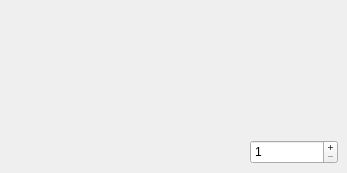
          <widget class="QWidget" name="tab_4">
           <attribute name="title">
            <string>Stonecutting</string>
           </attribute>
           <widget class="QPushButton" name="stoneCuttingInputButton">
            <property name="geometry">
             <rect>
              <x>140</x>
              <y>90</y>
              <width>50</width>
              <height>50</height>
             </rect>
            </property>
            <property name="text">
             <string/>
            </property>
            <property name="flat">
             <bool>true</bool>
            </property>
           </widget>
           <widget class="QLabel" name="stoneCuttingInput">
            <property name="geometry">
             <rect>
              <x>140</x>
              <y>90</y>
              <width>50</width>
              <height>50</height>
             </rect>
            </property>
            <property name="toolTip">
             <string>&lt;html&gt;&lt;head/&gt;&lt;body&gt;&lt;p&gt;Input for a stonecutting recipe.&lt;/p&gt;&lt;/body&gt;&lt;/html&gt;</string>
            </property>
            <property name="text">
             <string/>
            </property>
           </widget>
           <widget class="QPushButton" name="stoneCuttingOutputButton">
            <property name="geometry">
             <rect>
              <x>250</x>
              <y>90</y>
              <width>50</width>
              <height>50</height>
             </rect>
            </property>
            <property name="text">
             <string/>
            </property>
            <property name="flat">
             <bool>true</bool>
            </property>
           </widget>
           <widget class="QLabel" name="stoneCuttingOutput">
            <property name="geometry">
             <rect>
              <x>250</x>
              <y>90</y>
              <width>50</width>
              <height>50</height>
             </rect>
            </property>
            <property name="toolTip">
             <string>&lt;html&gt;&lt;head/&gt;&lt;body&gt;&lt;p&gt;Output for the stonecutting recipe.&lt;/p&gt;&lt;/body&gt;&lt;/html&gt;</string>
            </property>
            <property name="text">
             <string/>
            </property>
           </widget>
           <widget class="QSpinBox" name="stoneCuttingCount">
            <property name="geometry">
             <rect>
              <x>250</x>
              <y>140</y>
              <width>88</width>
              <height>24</height>
             </rect>
            </property>
            <property name="toolTip">
             <string>&lt;html&gt;&lt;head/&gt;&lt;body&gt;&lt;p&gt;The amount of your stonecutting output. If this is higher than the max stack size of your output item, your datapack will crash!&lt;/p&gt;&lt;/body&gt;&lt;/html&gt;</string>
            </property>
            <property name="buttonSymbols">
             <enum>QAbstractSpinBox::ButtonSymbols::PlusMinus</enum>
            </property>
            <property name="minimum">
             <number>1</number>
            </property>
            <property name="maximum">
             <number>64</number>
            </property>
           </widget>
           <zorder>stoneCuttingInput</zorder>
           <zorder>stoneCuttingCount</zorder>
           <zorder>stoneCuttingOutput</zorder>
           <zorder>stoneCuttingOutputButton</zorder>
           <zorder>stoneCuttingInputButton</zorder>
          </widget>
